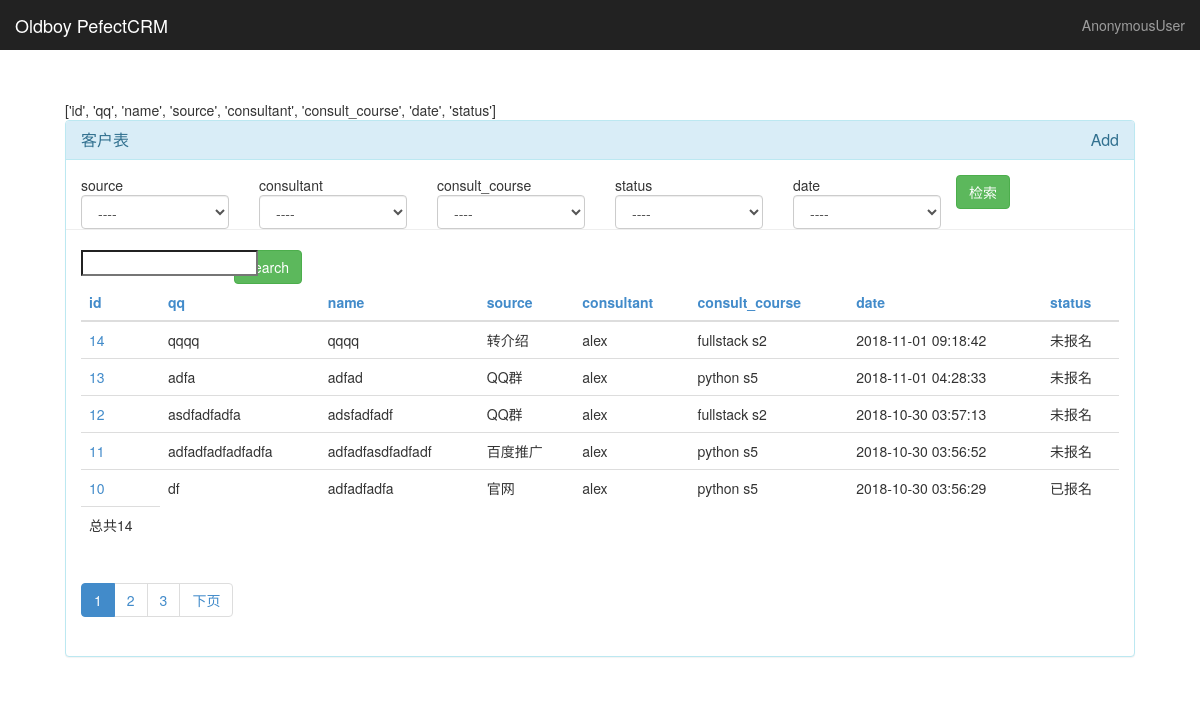
Page /king_admin//crm/customer/ on the committed database.
### crm/models.py (models this page shows, shortened)
class Customer(models.Model):
    name = models.CharField(max_length=32,blank=True,null=True)
    qq = models.CharField(max_length=64,unique=True)
    qq_name = models.CharField(max_length=64,blank=True,null=True)
    phone = models.CharField(max_length=64,blank=True,null=True)
    source_choices = ((0,'转介绍'),
                      (1,'QQ群'),
                      (2,'官网'),
                      (3,'百度推广'),
                      (4,'51CTO'),
                      (5,'知乎'),
                      (6,'市场推广')
                      )
    source = models.SmallIntegerField(choices=source_choices)
    referral_from = models.CharField(verbose_name="转介绍人qq",max_length=64,blank=True,null=True)
    consult_course = models.ForeignKey("Course",verbose_name="咨询课程",on_delete=models.CASCADE)
    content = models.TextField(verbose_name="咨询详情")
    tags = models.ManyToManyField("Tag",blank=True,null=True)
    status_choices = ((0,'已报名'),
                      (1,'未报名'),
                      )
    status = models.SmallIntegerField(choices=status_choices,default=1)
    consultant = models.ForeignKey("UserProfile",on_delete=models.CASCADE)
    memo = models.TextField(blank=True,null=True)
    date = models.DateTimeField(auto_now_add=True)
    class Meta:
        verbose_name ="客户表"
        verbose_name_plural ="客户表"

class UserProfile(models.Model):
    user = models.OneToOneField(User,on_delete=models.CASCADE)
    name = models.CharField(max_length=32)
    roles = models.ManyToManyField("Role",blank=True,null=True)
    def __str__(self):
        return self.name

class Course(models.Model):
    name = models.CharField(max_length=64,unique=True)
    price = models.PositiveSmallIntegerField()
    period = models.PositiveSmallIntegerField(verbose_name="周期(月)")
    outline = models.TextField()
    def __str__(self):
        return self.name
    class Meta:
        verbose_name = "课程表"
        verbose_name_plural = "课程表"

### king_admin/views.py (the view)
# urls.py: url(r'^/(\w+)/(\w+)/$', views.display_table_objs,name="table_objs"),
def display_table_objs(request,app_name,table_name):
    admin_class = king_admin.enabled_admins[app_name][table_name]
    object_list,filter_condtions = table_filter(request,admin_class)
    search_objct_list = table_search(request,admin_class,object_list)
    sorted_object_list,order_by = table_sorted(request,search_objct_list)
    paginator = Paginator(sorted_object_list, admin_class.list_per_page) # Show 25 contacts per page
    page = request.GET.get('page')
    try:
        query_sets = paginator.page(page)
    except PageNotAnInteger:
        query_sets = paginator.page(1)
    except EmptyPage:
        query_sets = paginator.page(paginator.num_pages)
    return render(request,"king_admin/table_objs.html",{"admin_class":admin_class,
                                                        "query_sets":query_sets,
                                                        "filter_condtions":filter_condtions,
                                                        "order_by":order_by,
                                                        "previous_order_by":request.GET.get("o",""),
                                                        "search_key":request.GET.get("_q","")})

### king_admin/templatetags/tags.py (called while the page is built)
@register.simple_tag
def build_table_row(request,obj,admin_class):
    row_ele = ""
    for index,column in enumerate(admin_class.list_display):
        field_obj = obj._meta.get_field(column)
        if field_obj.choices:#choices type
            column_data = getattr(obj,"get_%s_display" % column)()
        else:
            column_data = getattr(obj,column)
        if type(column_data).__name__ == 'datetime':
            column_data = column_data.strftime("%Y-%m-%d %H:%M:%S")
        if index == 0:
            column_data = "<a href={request_path}{obj_id}/change>{data}</a>".format(request_path=request.path,obj_id=obj.id,data=column_data)
        row_ele += "<td>%s</td>" % column_data
    return mark_safe(row_ele)

@register.simple_tag
def get_table_coulumn_sorted(column,order_by):
    sort_icon = """"""
    ele = """<th><a href="?o={order_by_value}">{column}</a>{sort_icon}</th>"""
    if order_by and order_by.startswith('-') and order_by.strip('-') == column:
        order_by_value = order_by
        sort_icon = """<span class="glyphicon glyphicon-chevron-down" aria-hidden="true"></span>"""
    elif order_by and not order_by.startswith('-') and order_by == column:
        order_by_value = column
        sort_icon = """"<span class="glyphicon glyphicon-chevron-up" aria-hidden="true"></span>"""
    else:
        order_by_value = column
    return mark_safe(ele.format(order_by_value=order_by_value,column=column,sort_icon=sort_icon))

@register.simple_tag
def get_module_name(admin_class):
    return admin_class.model._meta.verbose_name

### king_admin/utils.py (called while the page is built)
def table_filter(request,admin_class):
    filter_conditions = {}
    keywords_list = ["page","o","_q"]
    for k,v in request.GET.items():
        if k in keywords_list:
            continue
        if v:
            filter_conditions[k] =v
    return admin_class.model.objects.filter(**filter_conditions).order_by("-%s" %admin_class.ordering if admin_class.ordering else "-id"),filter_conditions

def table_sorted(request,object_list):
    orderby_key = request.GET.get("o")
    if orderby_key:
        if orderby_key.startswith('-'):
            orderby_key = orderby_key.strip("-")
        else:
            orderby_key = "-%s" % orderby_key
        ret = object_list.order_by(orderby_key)
    else:
        ret = object_list
    return ret,orderby_key

### templates/king_admin/table_objs.html (shortened to what this page needs)
{%  extends 'king_admin/table_index.html' %}
{% load tags %}
{% block container %}
    {{ admin_class.list_display }}
    <div class="panel panel-info">
          <div class="panel-heading">
            <h3 class="panel-title">{% get_module_name admin_class %}<a class="pull-right" href="{{ request.path }}add/">Add</a></h3>
          </div>
          <div class="panel-body">
               <div class="row">
                <form class="" method="get">
                  {% for filter_field in admin_class.list_filters %}
                    <div class="col-lg-2">
                        <span>{{ filter_field }}</span>
                        {% render_filter_ele filter_field admin_class filter_condtions %}
                    </div>
                  {% endfor %}
                    <button type="SUBMIT" class="btn btn-success">检索</button>
                    <hr>
                    <div class="row">
                        <div class="col-lg-2">
                            <input type="search" style="margin-left: 15px" name="_q" value="{{ search_key }}">
                        </div>
                        <div>
                            <button type="SUBMIT" class="btn btn-success">search</button>
                        </div>
                    </div>
                </form>
               </div>
              <table class="table table-hover">
                  <thead>
                    <tr>
                        {% for column in admin_class.list_display %}
                            {% get_table_coulumn_sorted column order_by %}
                        {% endfor %}
                    </tr>
                  </thead>
                  <tfoot>
                    <tr>
                        <td>总共{{ query_sets.paginator.count }}</td>
                    </tr>
                  </tfoot>
                  <tbody>
                    {% for obj in query_sets %}
                    <tr>
                        {% build_table_row request obj admin_class %}
                    </tr>
                    {% endfor %}
                  </tbody>
              </table>
          <nav>
              <ul class="pagination">
                  {% display_pagintors query_sets filter_condtions previous_order_by search_key %}
                  {% if query_sets.has_next %}
                        <li class=""><a href="?page={{ query_sets.next_page_number }}">下页</a></li>
                  {% endif %}
              </ul>
          </nav>
          </div>
    </div>
{% endblock %}

### templates/king_admin/table_index.html (shortened to what this page needs)
{%  extends 'base.html' %}
{% load tags %}
{% block body %}
<body>
<nav class="navbar navbar-inverse navbar-fixed-top" role="navigation">
  <div class="container-fluid">
    <div class="navbar-header">
      <a class="navbar-brand" href="#">Oldboy PefectCRM</a>
    </div>
    <div id="navbar" class="navbar-collapse collapse">
      <ul class="nav navbar-nav navbar-right">
        <li><a href="#">{{ request.user }}</a></li>
      </ul>
    </div>
  </div>
</nav>
<div class="container " style="margin: 50px;width: auto">
    {% block container %}{% endblock %}
</div>
</body>
{% endblock %}

### templates/base.html (shortened to what this page needs)
<!DOCTYPE html>
<html lang="en"><head><meta http-equiv="Content-Type" content="text/html; charset=UTF-8">
    <link href="/static/css/bootstrap.min.css" rel="stylesheet">
    <link href="/static/css/dashboard.css" rel="stylesheet">
  </head>
{% block body %}
{% endblock %}
</html>

### statics/css/dashboard.css (style rules this page uses)
body { padding-top: 50px; }
.navbar-fixed-top { border: 0; }

### rows in the picture
Customer: id+qq+name "14 qqqq qqqq 转介绍 alex fullstack s2 2018-11-01 09:18:42 未报名"
Customer: id+qq+name "13 adfa adfad QQ群 alex python s5 2018-11-01 04:28:33 未报名"
Customer: id+qq+name "12 asdfadfadfa adsfadfadf QQ群 alex fullstack s2 2018-10-30 03:57:13 未报名"
Customer: id+qq+name "11 adfadfadfadfadfa adfadfasdfadfadf 百度推广 alex python s5 2018-10-30 03:56:52 未报名"
Customer: id+qq+name "10 df adfadfadfa 官网 alex python s5 2018-10-30 03:56:29 已报名"

### other values in the picture
{{ request.user }} "AnonymousUser"
{{ admin_class.list_display }} "['id', 'qq', 'name', 'source', 'consultant', 'consult_course', 'date', 'status']"
{{ filter_field }} "source" "consultant" "consult_course" "status" "date"
{{ query_sets.paginator.count }} "14"
